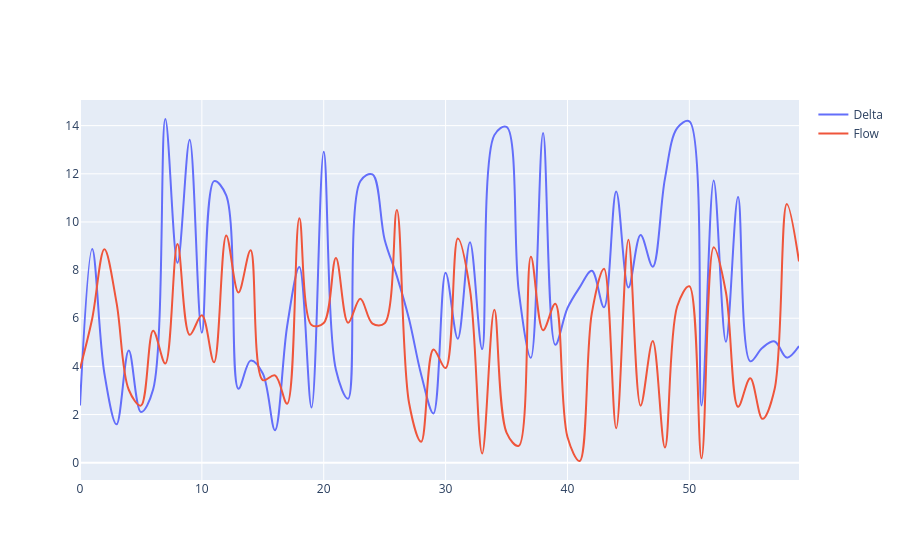

Notebook code cell kept with this figure:
### Code cell
pio.from_json(eeg_data, output_type='Figure', skip_invalid=False, engine=None)
